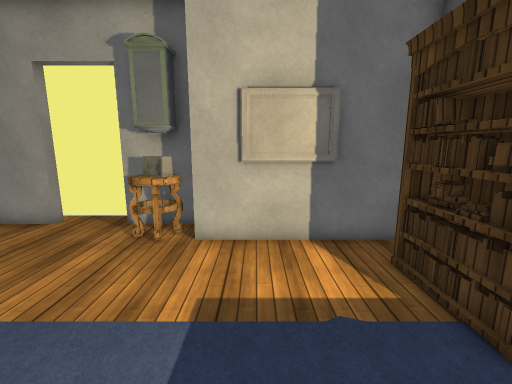
view 1 (above)

14 first-person views from a walk through a 3-D level made in the Unity game engine. The camera is 1.5 m above the floor, tilts 10° down and sees 90° across. The floor is counted in squares, 0.5 m on a side. Each view is taken from the middle of a square. On the plan, view 1 faces up. The plan holds only what a view shows up to about 19 squares ahead; the rest is blank. The place goes on beyond the plan. The player is left out. Door leaves are left out, so doorways stand open. Surface patterns are stand-ins for the level's own textures.

view 2
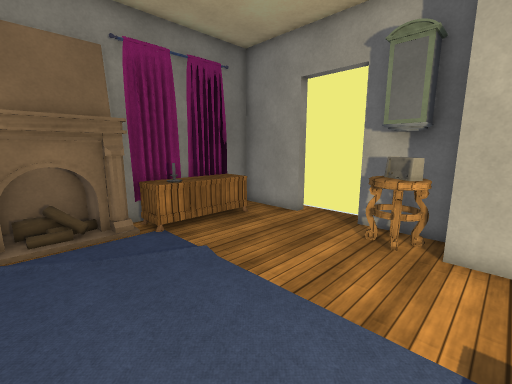

view 3
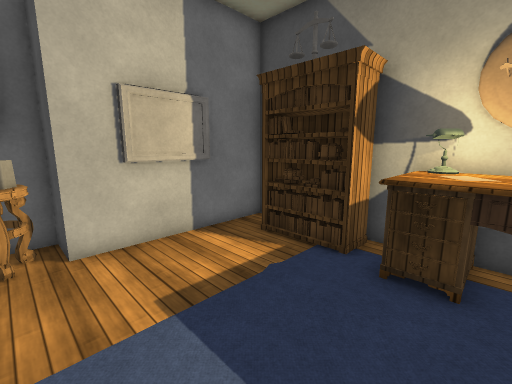

view 4
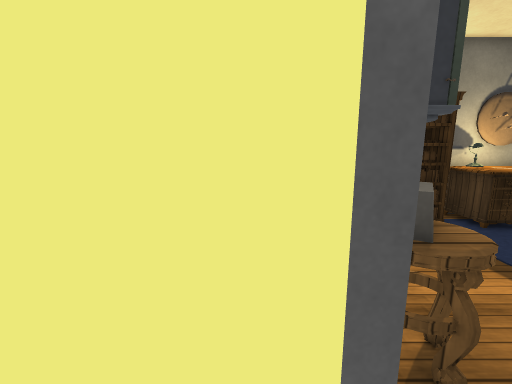

view 5
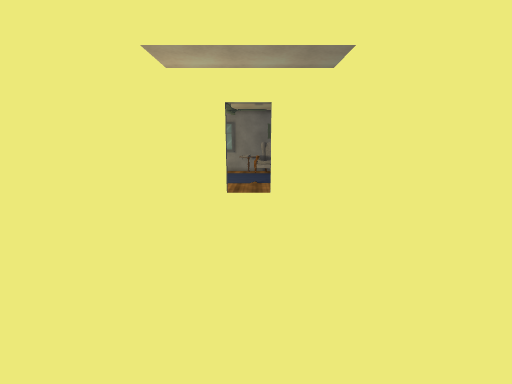

view 6
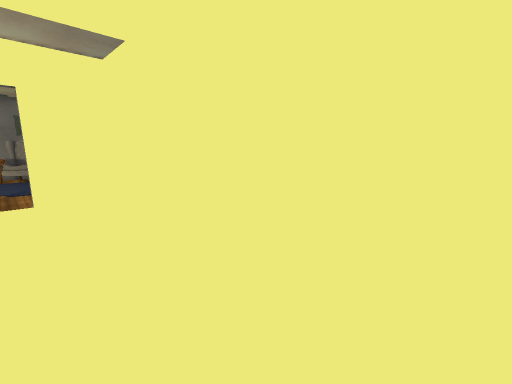

view 7
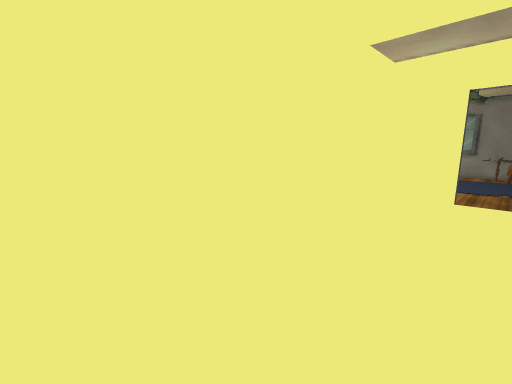

view 8
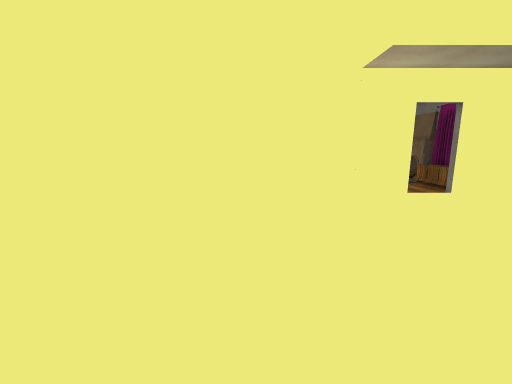

view 9
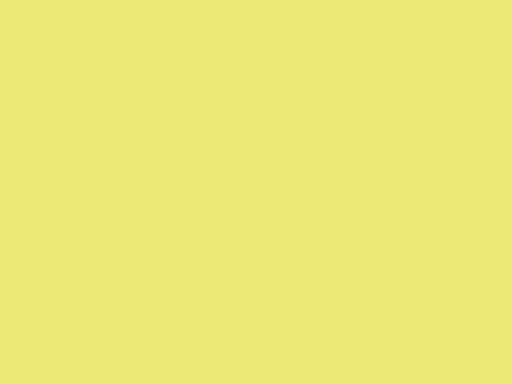

view 10
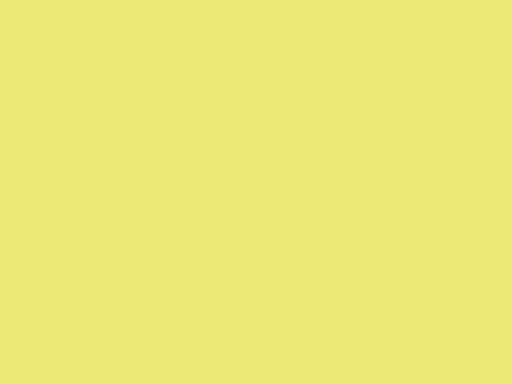

view 11
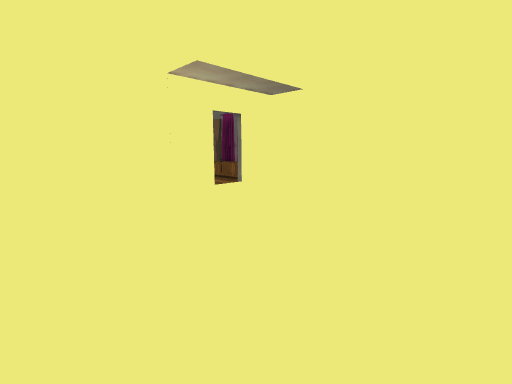

view 12
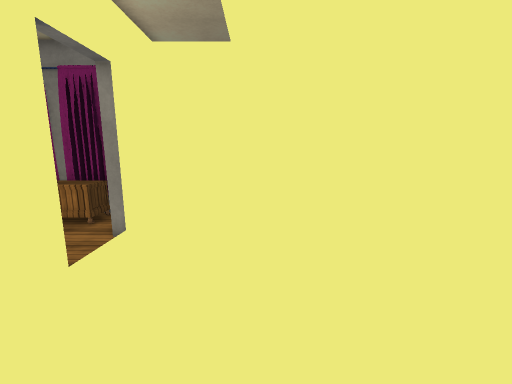

view 13
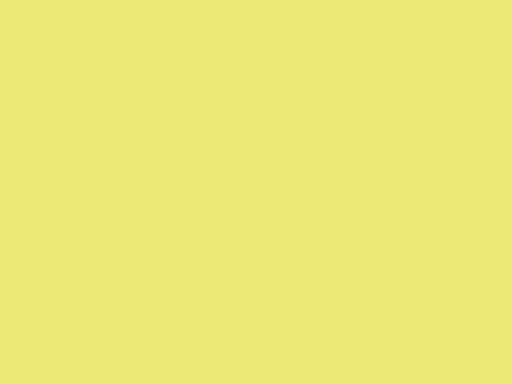

view 14
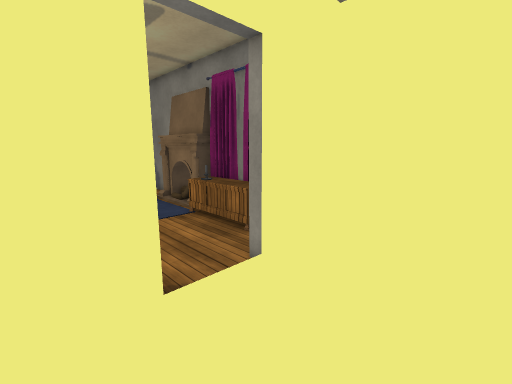

### Floor plan
Points are (right, up) in squares from view 1. A wall is a line through its corners. A room is listed if a view was taken in it or the views show most of it. See-through windows are left out.
Room 1 (views 1, 2, 3)
walls: (-8, 9.8) (-11.5, 9.8) (-11.5, 8.4); (2.5, 7.8) (-0.5, 7.8); (-11.5, 6.2) (-11.5, 3.2); (5.3, 1.4) (5.3, 3.1); (5.2, 8) (-2, 8) (-2, 9.8) (-5.1, 9.8)
ways out: open door at (-6.5, 10) to room 2
objects: other object (-13, 0) to (-10, 3); other object (-11, 4) to (-11, 8); other object (-10, 4) to (-10, 5); other object (-10, 6) to (-10, 8); other object (-9, 4); other object (-4, 8); other object (-4, 8) to (-3, 9); other object (-3, 9) to (-3, 10); other object (3, 0) to (5, 2); other object (3, 3) to (3, 4); other object (4, 1) to (5, 1); other object (4, 3) to (4, 6)
Room 2 (views 4, 5, 6, 7, 8, 9, 10, 11, 12, 13, 14)
walls: (-5.1, 10.2) (19.7, 10.2) (19.7, 27.5); (-17.8, 27.5) (-17.8, 10.2) (-8, 10.2)
ways out: open door at (-6.5, 10) to room 1

Where each view was taken, in squares from view 1:
view 1: 0 up, 0 right, facing up
view 2: 0 up, 1 left, facing up-left
view 3: 0 up, 3 left, facing up-right
view 4: 11 up, 7 left, facing right
view 5: 27 up, 7 left, facing down
view 6: 27 up, 7 left, facing down-left
view 7: 27 up, 7 left, facing down-right
view 8: 27 up, 5 right, facing down
view 9: 27 up, 5 right, facing down-right
view 10: 27 up, 8 right, facing down-right
view 11: 27 up, 7 right, facing down-left
view 12: 15 up, 1 right, facing left
view 13: 15 up, 2 right, facing right
view 14: 15 up, 3 left, facing down-left
